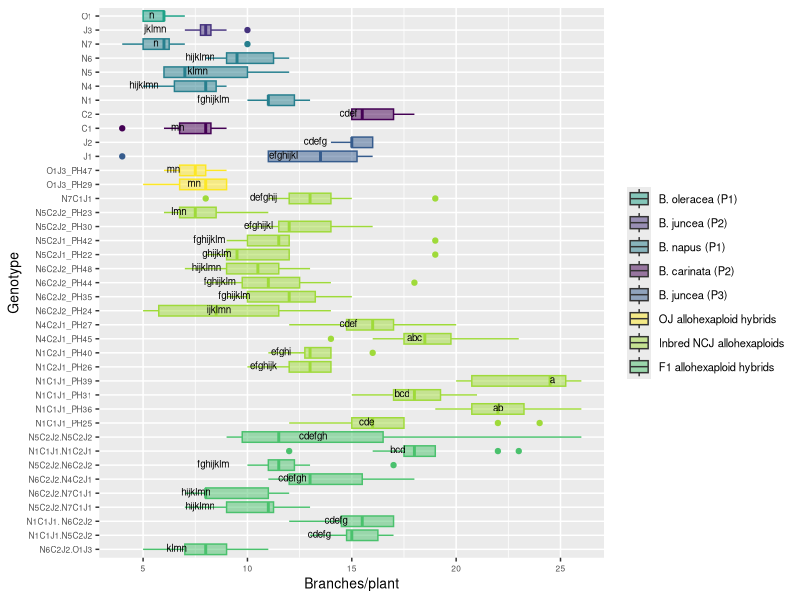

Generate this figure with R:
# Comparison 2XY: Novel allohexaploids

#load packages 
install.packages("multcompView")
install.packages("viridis")
library(viridisLite)
library(viridis)
library(tidyverse)
library(dplyr)
library(ggplot2)
library(ggpubr)
library(datasets)
library(multcompView)


# vollständige Rohdatentabelle laden ######
getwd()
DATA <- read_csv("EPPN raw data complete 220419.csv")
View(DATA)


#drop first column
DATA = DATA[,2:37]
View(DATA)

#Comparison 2XY	einschließlich JO allohexaploids
# Aim: to determine if the NCJ allohexaploids have more similarity to each other than to their parent genotypes 

#### subsetting #####
#IMPORTANT: N5C2J2.N5C2J1_PH43 has only one parent genotype: N5C2J2 (PH30 and PH23), 
# N5C2J1_PH42 wieder drin

comp_2XY4 <- DATA[DATA$Genotype %in% c("N5", "N6", "N1", "N4", "N7","C1", "C2", "J1", "J2", 
                                      "O1", "J3",
                                      
                                      "N6C2J2_PH24", "N6C2J2_PH35", "N6C2J2_PH44", "N6C2J2_PH48", 
                                     "N5C2J1_PH22", "N5C2J1_PH42", "N5C2J2_PH30", "N5C2J2_PH23", "N1C1J1_PH25", "N1C1J1_PH36", 
                                     "N1C1J1_PH31", "N1C1J1_PH39", "N1C2J1_PH26", "N1C2J1_PH40", "N4C2J1_PH45",
                                     "N4C2J1_PH27", "N7C1J1",
                                     "O1J3_PH29", "O1J3_PH47",	
                                     
                                     "N1C1J1.N5C2J2", "N6C2J2.N7C1J1", "N5C2J2.N7C1J1", "N1C1J1. N6C2J2",
                                     "N5C2J2.N6C2J2","N1C1J1.N1C2J1", "N5C2J2.N5C2J2", "N6C2J2.N4C2J1", "N6C2J2.O1J3"), ]
head(comp_2XY4)
View(comp_2XY4)

#create column giving generation###############################################
#N5C2J1_PH42 wieder drin ######################################################## 
comp_2XY4 <- comp_2XY4 %>%
  mutate(Type = case_when(
  Genotype == "O1" ~ "B. oleracea (P1)",
  Genotype == "J3" ~ "B. juncea (P2)",
  Genotype == "N1" ~ "B. napus (P1)",
  Genotype == "N4" ~ "B. napus (P1)",
  Genotype == "N5" ~ "B. napus (P1)",
  Genotype == "N6" ~ "B. napus (P1)",
  Genotype == "N7" ~ "B. napus (P1)",
  Genotype == "C1" ~ "B. carinata (P2)",
  Genotype == "C2" ~ "B. carinata (P2)",
  Genotype == "J1" ~ "B. juncea (P3)",
  Genotype == "J2" ~ "B. juncea (P3)",
  Genotype == "O1J3_PH29" ~ "OJ allohexaploid hybrids",
  Genotype == "O1J3_PH47" ~ "OJ allohexaploid hybrids",
  Genotype == "N5C2J1_PH22" ~ "Inbred NCJ allohexaploids",
  Genotype == "N5C2J1_PH42" ~ "Inbred NCJ allohexaploids",
  Genotype == "N5C2J2_PH23" ~ "Inbred NCJ allohexaploids",
  Genotype == "N6C2J2_PH24" ~ "Inbred NCJ allohexaploids",
  Genotype == "N1C1J1_PH25" ~ "Inbred NCJ allohexaploids",
  Genotype == "N1C2J1_PH26" ~ "Inbred NCJ allohexaploids",
  Genotype == "N4C2J1_PH27" ~ "Inbred NCJ allohexaploids",
  Genotype == "N5C2J2_PH30" ~ "Inbred NCJ allohexaploids",
  Genotype == "N1C1J1_PH31" ~ "Inbred NCJ allohexaploids",
  Genotype == "N6C2J2_PH35" ~ "Inbred NCJ allohexaploids",
  Genotype == "N1C1J1_PH36" ~ "Inbred NCJ allohexaploids",
  Genotype == "N1C1J1_PH39" ~ "Inbred NCJ allohexaploids",
  Genotype == "N1C2J1_PH40" ~ "Inbred NCJ allohexaploids",
  Genotype == "N6C2J2_PH44" ~ "Inbred NCJ allohexaploids",
  Genotype == "N4C2J1_PH45" ~ "Inbred NCJ allohexaploids",
  Genotype == "N6C2J2_PH48" ~ "Inbred NCJ allohexaploids",
  Genotype == "N7C1J1" ~ "Inbred NCJ allohexaploids",
  Genotype == "N1C1J1.N5C2J2" ~ "F1 allohexaploid hybrids",
  Genotype == "N1C1J1.N1C2J1" ~ "F1 allohexaploid hybrids",
  Genotype == "N5C2J2.N7C1J1" ~ "F1 allohexaploid hybrids",
  Genotype == "N5C2J2.N5C2J2" ~ "F1 allohexaploid hybrids",
  Genotype == "N1C1J1. N6C2J2" ~ "F1 allohexaploid hybrids",
  Genotype == "N5C2J2.N6C2J2" ~ "F1 allohexaploid hybrids",
  Genotype == "N6C2J2.O1J3" ~ "F1 allohexaploid hybrids",
  Genotype == "N6C2J2.N4C2J1" ~ "F1 allohexaploid hybrids",
  Genotype == "N6C2J2.N7C1J1" ~ "F1 allohexaploid hybrids"))
view(comp_2XY4)

# ANOVA, Tukey & Boxplot with CLD according to Rosane Rech##########################################################
# loading the appropriate libraries
library(datasets)

#remove previous objects
rm(anova)
rm(tukey)
rm(cld)
rm(Tk)

# analysis of variance
anova <- aov(branch_number ~ Genotype, data = comp_2XY4)
summary(anova)

# Tukey's test
tukey <- TukeyHSD(anova)
print(tukey)

# compact letter display
cld <- multcompLetters4(anova, tukey)
print(cld)

# table with factors and 3rd quantile
Tk <- group_by(comp_2XY4, Genotype) %>%
  summarise(mean = round(mean(branch_number, na.rm = TRUE), digits = 1), quant = round(quantile(branch_number, probs = 0.75, na.rm = TRUE), digits = 1)) %>%
  arrange(desc(mean)) #WICHTIG: arrange(desc(mean)) muss hier rein!!!

# extracting the compact letter display and adding to the Tk table
cld <- as.data.frame.list(cld$Genotype)
Tk$cld <- cld$Letters
print(Tk) # print dient der Überprüfung: Mittelwerte und Letter code 
# in der gleichen Reihenfolge angeordnet?


#create column giving generation###############################################
#N5C2J1_PH42 wieder drin ########################################################
ANOVA_Tukey_2XY4 <- Tk %>%
  mutate(Type = case_when(
    Genotype == "O1" ~ "B. oleracea (P1)",
    Genotype == "J3" ~ "B. juncea (P2)",
    Genotype == "N1" ~ "B. napus (P1)",
    Genotype == "N4" ~ "B. napus (P1)",
    Genotype == "N5" ~ "B. napus (P1)",
    Genotype == "N6" ~ "B. napus (P1)",
    Genotype == "N7" ~ "B. napus (P1)",
    Genotype == "C1" ~ "B. carinata (P2)",
    Genotype == "C2" ~ "B. carinata (P2)",
    Genotype == "J1" ~ "B. juncea (P3)",
    Genotype == "J2" ~ "B. juncea (P3)",
    Genotype == "O1J3_PH29" ~ "OJ allohexaploid hybrids",
    Genotype == "O1J3_PH47" ~ "OJ allohexaploid hybrids",
    Genotype == "N5C2J1_PH22" ~ "Inbred NCJ allohexaploids",
    Genotype == "N5C2J1_PH42" ~ "Inbred NCJ allohexaploids",
    Genotype == "N5C2J2_PH23" ~ "Inbred NCJ allohexaploids",
    Genotype == "N6C2J2_PH24" ~ "Inbred NCJ allohexaploids",
    Genotype == "N1C1J1_PH25" ~ "Inbred NCJ allohexaploids",
    Genotype == "N1C2J1_PH26" ~ "Inbred NCJ allohexaploids",
    Genotype == "N4C2J1_PH27" ~ "Inbred NCJ allohexaploids",
    Genotype == "N5C2J2_PH30" ~ "Inbred NCJ allohexaploids",
    Genotype == "N1C1J1_PH31" ~ "Inbred NCJ allohexaploids",
    Genotype == "N6C2J2_PH35" ~ "Inbred NCJ allohexaploids",
    Genotype == "N1C1J1_PH36" ~ "Inbred NCJ allohexaploids",
    Genotype == "N1C1J1_PH39" ~ "Inbred NCJ allohexaploids",
    Genotype == "N1C2J1_PH40" ~ "Inbred NCJ allohexaploids",
    Genotype == "N6C2J2_PH44" ~ "Inbred NCJ allohexaploids",
    Genotype == "N4C2J1_PH45" ~ "Inbred NCJ allohexaploids",
    Genotype == "N6C2J2_PH48" ~ "Inbred NCJ allohexaploids",
    Genotype == "N7C1J1" ~ "Inbred NCJ allohexaploids",
    Genotype == "N1C1J1.N5C2J2" ~ "F1 allohexaploid hybrids",
    Genotype == "N1C1J1.N1C2J1" ~ "F1 allohexaploid hybrids",
    Genotype == "N5C2J2.N7C1J1" ~ "F1 allohexaploid hybrids",
    Genotype == "N5C2J2.N5C2J2" ~ "F1 allohexaploid hybrids",
    Genotype == "N1C1J1. N6C2J2" ~ "F1 allohexaploid hybrids",
    Genotype == "N5C2J2.N6C2J2" ~ "F1 allohexaploid hybrids",
    Genotype == "N6C2J2.O1J3" ~ "F1 allohexaploid hybrids",
    Genotype == "N6C2J2.N4C2J1" ~ "F1 allohexaploid hybrids",
    Genotype == "N6C2J2.N7C1J1" ~ "F1 allohexaploid hybrids"))
view(ANOVA_Tukey_2XY4)


# Reorder factor levels in comp_2XY4
comp_2XY4ord <- comp_2XY4                             
comp_2XY4ord$Genotype <- factor(comp_2XY4ord$Genotype,     
                                levels = c("N6C2J2.O1J3", "N1C1J1.N5C2J2", "N1C1J1. N6C2J2", 
                                           "N5C2J2.N7C1J1", "N6C2J2.N7C1J1", "N6C2J2.N4C2J1",
                                           "N5C2J2.N6C2J2", "N1C1J1.N1C2J1","N5C2J2.N5C2J2", 
                                           
                                           "N1C1J1_PH25", "N1C1J1_PH36","N1C1J1_PH31", "N1C1J1_PH39", 
                                           "N1C2J1_PH26", "N1C2J1_PH40", "N4C2J1_PH45","N4C2J1_PH27",
                                           "N6C2J2_PH24", "N6C2J2_PH35", "N6C2J2_PH44", "N6C2J2_PH48", 
                                           "N5C2J1_PH22", "N5C2J1_PH42", "N5C2J2_PH30", "N5C2J2_PH23", 
                                           "N7C1J1",
                                           
                                           "O1J3_PH29", "O1J3_PH47",
                                           
                                           "J1", "J2",  
                                           "C1", "C2",  
                                           "N1", "N4", "N5", "N6", "N7",
                                           "J3",
                                           "O1"))

ANOVA_Tukey_2XY4ord <- ANOVA_Tukey_2XY4
ANOVA_Tukey_2XY4ord$Genotype <- factor(ANOVA_Tukey_2XY4ord$Genotype,     
                                  levels = c("N6C2J2.O1J3", "N1C1J1.N5C2J2", "N1C1J1. N6C2J2", 
                                             "N5C2J2.N7C1J1", "N6C2J2.N7C1J1", "N6C2J2.N4C2J1",
                                             "N5C2J2.N6C2J2", "N1C1J1.N1C2J1","N5C2J2.N5C2J2", 
                                             
                                             "N1C1J1_PH25", "N1C1J1_PH36","N1C1J1_PH31", "N1C1J1_PH39", 
                                             "N1C2J1_PH26", "N1C2J1_PH40", "N4C2J1_PH45","N4C2J1_PH27",
                                             "N6C2J2_PH24", "N6C2J2_PH35", "N6C2J2_PH44", "N6C2J2_PH48", 
                                             "N5C2J1_PH22", "N5C2J1_PH42", "N5C2J2_PH30", "N5C2J2_PH23", 
                                             "N7C1J1",
                                             
                                             "O1J3_PH29", "O1J3_PH47",
                                             
                                             "J1", "J2",  
                                             "C1", "C2",  
                                             "N1", "N4", "N5", "N6", "N7",
                                             "J3",
                                             "O1"))


#boxplot branch_number 2XY4
ggplot(comp_2XY4ord, aes(Genotype, branch_number, fill = Type, color = Type)) + 
  geom_boxplot() +
  labs(x="Genotype", y="Branches/plant") +
  geom_text(data = ANOVA_Tukey_2XY4, aes(x = Genotype, y = quant, label = cld), color = "black", size = 2.5, vjust = 0.3, hjust = 3) +
  coord_flip() +
  theme(axis.title = element_text(size = 14),
        legend.text = element_text(size = 8),
        legend.title= element_blank(),
        axis.title.x = element_text(size = 10),
        axis.title.y = element_text(size = 10),
        axis.text.x = element_text(size = 6),
        axis.text.y = element_text(size = 6)) +
  scale_color_viridis(discrete = TRUE, option = "D", direction = 1, alpha = 1, guide = "none") +  #legend removed by guide = "none" 
  scale_fill_viridis(discrete = TRUE, option = "D", direction = 1, alpha = 0.5,
                     breaks=c("B. oleracea (P1)", "B. juncea (P2)", 
                              "B. napus (P1)", "B. carinata (P2)", "B. juncea (P3)", 
                              "OJ allohexaploid hybrids", "Inbred NCJ allohexaploids", "F1 allohexaploid hybrids"),
                     labels=c("B. oleracea (P1)", "B. juncea (P2)", 
                              "B. napus (P1)", "B. carinata (P2)", "B. juncea (P3)", 
                              "OJ allohexaploid hybrids", "Inbred NCJ allohexaploids", "F1 allohexaploid hybrids")) ##reorder legend labels!
